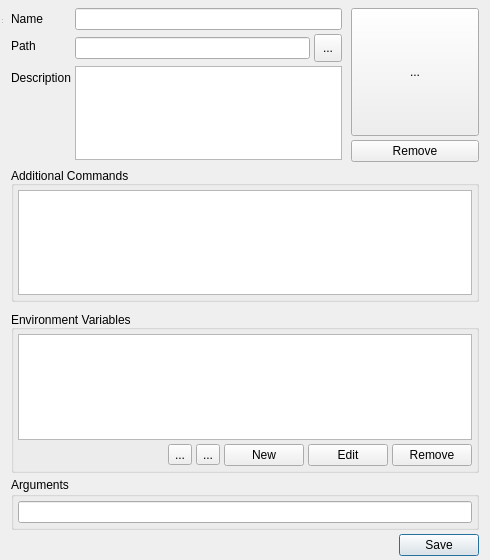
<?xml version="1.0" encoding="UTF-8"?>
<ui version="4.0">
 <class>Dialog</class>
 <widget class="QDialog" name="Dialog">
  <property name="geometry">
   <rect>
    <x>0</x>
    <y>0</y>
    <width>490</width>
    <height>560</height>
   </rect>
  </property>
  <property name="windowTitle">
   <string>Add New</string>
  </property>
  <layout class="QGridLayout" name="gridLayout">
   <property name="topMargin">
    <number>4</number>
   </property>
   <property name="bottomMargin">
    <number>4</number>
   </property>
   <property name="spacing">
    <number>4</number>
   </property>
   <item row="0" column="0">
    <widget class="QMenuBar" name="menubar"/>
   </item>
   <item row="1" column="0">
    <layout class="QVBoxLayout" name="verticalLayout">
     <property name="spacing">
      <number>4</number>
     </property>
     <item>
      <widget class="QWidget" name="widget_2" native="true">
       <layout class="QHBoxLayout" name="horizontalLayout">
        <property name="spacing">
         <number>0</number>
        </property>
        <property name="leftMargin">
         <number>0</number>
        </property>
        <property name="topMargin">
         <number>0</number>
        </property>
        <property name="rightMargin">
         <number>0</number>
        </property>
        <property name="bottomMargin">
         <number>0</number>
        </property>
        <item>
         <widget class="QWidget" name="widget_3" native="true">
          <layout class="QFormLayout" name="formLayout">
           <property name="horizontalSpacing">
            <number>4</number>
           </property>
           <property name="verticalSpacing">
            <number>4</number>
           </property>
           <property name="leftMargin">
            <number>0</number>
           </property>
           <property name="topMargin">
            <number>0</number>
           </property>
           <property name="rightMargin">
            <number>9</number>
           </property>
           <property name="bottomMargin">
            <number>0</number>
           </property>
           <item row="0" column="0">
            <widget class="QLabel" name="label">
             <property name="text">
              <string>Name</string>
             </property>
            </widget>
           </item>
           <item row="0" column="1">
            <widget class="QLineEdit" name="name"/>
           </item>
           <item row="1" column="0">
            <widget class="QLabel" name="label_2">
             <property name="text">
              <string>Path</string>
             </property>
            </widget>
           </item>
           <item row="1" column="1">
            <layout class="QHBoxLayout" name="horizontalLayout_2">
             <item>
              <widget class="QLineEdit" name="path"/>
             </item>
             <item>
              <widget class="QToolButton" name="lookup_btn">
               <property name="minimumSize">
                <size>
                 <width>28</width>
                 <height>28</height>
                </size>
               </property>
               <property name="maximumSize">
                <size>
                 <width>28</width>
                 <height>28</height>
                </size>
               </property>
               <property name="text">
                <string>...</string>
               </property>
              </widget>
             </item>
            </layout>
           </item>
           <item row="2" column="0">
            <widget class="QLabel" name="label_3">
             <property name="text">
              <string>Description</string>
             </property>
            </widget>
           </item>
           <item row="2" column="1">
            <widget class="QPlainTextEdit" name="description">
             <property name="sizePolicy">
              <sizepolicy hsizetype="Expanding" vsizetype="Fixed">
               <horstretch>0</horstretch>
               <verstretch>0</verstretch>
              </sizepolicy>
             </property>
             <property name="minimumSize">
              <size>
               <width>0</width>
               <height>94</height>
              </size>
             </property>
             <property name="maximumSize">
              <size>
               <width>16777215</width>
               <height>94</height>
              </size>
             </property>
             <property name="baseSize">
              <size>
               <width>0</width>
               <height>94</height>
              </size>
             </property>
            </widget>
           </item>
          </layout>
         </widget>
        </item>
        <item>
         <widget class="QWidget" name="widget_5" native="true">
          <property name="maximumSize">
           <size>
            <width>16777215</width>
            <height>180</height>
           </size>
          </property>
          <layout class="QVBoxLayout" name="verticalLayout_4">
           <property name="spacing">
            <number>4</number>
           </property>
           <property name="leftMargin">
            <number>0</number>
           </property>
           <property name="topMargin">
            <number>0</number>
           </property>
           <property name="rightMargin">
            <number>0</number>
           </property>
           <property name="bottomMargin">
            <number>0</number>
           </property>
           <item>
            <widget class="QToolButton" name="icon">
             <property name="minimumSize">
              <size>
               <width>128</width>
               <height>128</height>
              </size>
             </property>
             <property name="maximumSize">
              <size>
               <width>128</width>
               <height>128</height>
              </size>
             </property>
             <property name="text">
              <string>...</string>
             </property>
             <property name="iconSize">
              <size>
               <width>96</width>
               <height>96</height>
              </size>
             </property>
            </widget>
           </item>
           <item>
            <widget class="QPushButton" name="remove_btn">
             <property name="text">
              <string>Remove</string>
             </property>
             <property name="autoDefault">
              <bool>false</bool>
             </property>
            </widget>
           </item>
          </layout>
         </widget>
        </item>
       </layout>
      </widget>
     </item>
     <item>
      <widget class="QGroupBox" name="groupBox_2">
       <property name="title">
        <string>Additional Commands</string>
       </property>
       <property name="alignment">
        <set>Qt::AlignBottom|Qt::AlignLeading|Qt::AlignLeft</set>
       </property>
       <layout class="QVBoxLayout" name="verticalLayout_3">
        <property name="spacing">
         <number>4</number>
        </property>
        <property name="leftMargin">
         <number>4</number>
        </property>
        <property name="topMargin">
         <number>4</number>
        </property>
        <property name="rightMargin">
         <number>4</number>
        </property>
        <property name="bottomMargin">
         <number>4</number>
        </property>
        <item>
         <widget class="QPlainTextEdit" name="command"/>
        </item>
       </layout>
      </widget>
     </item>
     <item>
      <widget class="QWidget" name="widget" native="true">
       <layout class="QVBoxLayout" name="verticalLayout_2">
        <property name="spacing">
         <number>0</number>
        </property>
        <property name="leftMargin">
         <number>9</number>
        </property>
        <property name="topMargin">
         <number>0</number>
        </property>
        <property name="rightMargin">
         <number>9</number>
        </property>
        <property name="bottomMargin">
         <number>0</number>
        </property>
       </layout>
      </widget>
     </item>
     <item>
      <widget class="QGroupBox" name="groupBox">
       <property name="title">
        <string>Environment Variables</string>
       </property>
       <property name="alignment">
        <set>Qt::AlignBottom|Qt::AlignLeading|Qt::AlignLeft</set>
       </property>
       <layout class="QGridLayout" name="gridLayout_2">
        <property name="leftMargin">
         <number>4</number>
        </property>
        <property name="topMargin">
         <number>4</number>
        </property>
        <property name="rightMargin">
         <number>4</number>
        </property>
        <property name="bottomMargin">
         <number>4</number>
        </property>
        <property name="spacing">
         <number>4</number>
        </property>
        <item row="1" column="0">
         <widget class="QTableView" name="env_table"/>
        </item>
        <item row="6" column="0">
         <layout class="QHBoxLayout" name="horizontalLayout_3">
          <property name="spacing">
           <number>4</number>
          </property>
          <item>
           <spacer name="horizontalSpacer_2">
            <property name="orientation">
             <enum>Qt::Horizontal</enum>
            </property>
            <property name="sizeHint" stdset="0">
             <size>
              <width>40</width>
              <height>20</height>
             </size>
            </property>
           </spacer>
          </item>
          <item>
           <widget class="QToolButton" name="up_btn">
            <property name="text">
             <string>...</string>
            </property>
           </widget>
          </item>
          <item>
           <widget class="QToolButton" name="down_btn">
            <property name="text">
             <string>...</string>
            </property>
           </widget>
          </item>
          <item>
           <widget class="QPushButton" name="env_new_btn">
            <property name="text">
             <string>New</string>
            </property>
            <property name="autoDefault">
             <bool>false</bool>
            </property>
           </widget>
          </item>
          <item>
           <widget class="QPushButton" name="env_edit_btn">
            <property name="text">
             <string>Edit</string>
            </property>
            <property name="autoDefault">
             <bool>false</bool>
            </property>
           </widget>
          </item>
          <item>
           <widget class="QPushButton" name="env_remove_btn">
            <property name="text">
             <string>Remove</string>
            </property>
            <property name="autoDefault">
             <bool>false</bool>
            </property>
           </widget>
          </item>
         </layout>
        </item>
       </layout>
      </widget>
     </item>
     <item>
      <widget class="QGroupBox" name="groupBox_3">
       <property name="title">
        <string>Arguments</string>
       </property>
       <layout class="QVBoxLayout" name="verticalLayout_5">
        <property name="spacing">
         <number>4</number>
        </property>
        <property name="leftMargin">
         <number>4</number>
        </property>
        <property name="topMargin">
         <number>4</number>
        </property>
        <property name="rightMargin">
         <number>4</number>
        </property>
        <property name="bottomMargin">
         <number>4</number>
        </property>
        <item>
         <widget class="QLineEdit" name="argument"/>
        </item>
       </layout>
      </widget>
     </item>
     <item>
      <widget class="QWidget" name="widget_4" native="true">
       <layout class="QHBoxLayout" name="horizontalLayout_4">
        <property name="spacing">
         <number>0</number>
        </property>
        <property name="leftMargin">
         <number>0</number>
        </property>
        <property name="topMargin">
         <number>0</number>
        </property>
        <property name="rightMargin">
         <number>0</number>
        </property>
        <property name="bottomMargin">
         <number>0</number>
        </property>
        <item>
         <spacer name="horizontalSpacer">
          <property name="orientation">
           <enum>Qt::Horizontal</enum>
          </property>
          <property name="sizeHint" stdset="0">
           <size>
            <width>40</width>
            <height>20</height>
           </size>
          </property>
         </spacer>
        </item>
        <item>
         <widget class="QPushButton" name="save_btn">
          <property name="text">
           <string>Save</string>
          </property>
         </widget>
        </item>
       </layout>
      </widget>
     </item>
    </layout>
   </item>
  </layout>
  <widget class="QStatusBar" name="statusbar">
   <property name="geometry">
    <rect>
     <x>0</x>
     <y>0</y>
     <width>3</width>
     <height>25</height>
    </rect>
   </property>
  </widget>
 </widget>
 <resources/>
 <connections/>
</ui>
